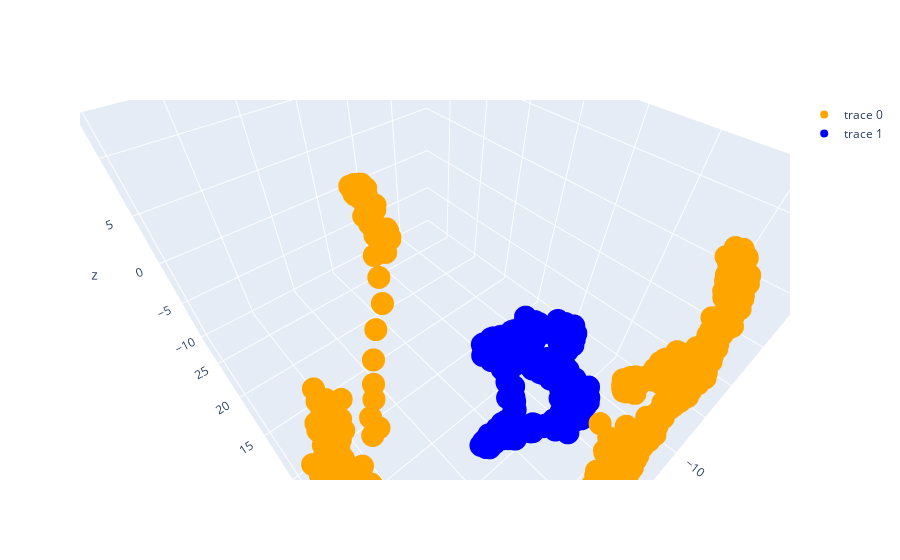

Notebook source saved alongside this figure:
### Code cell
import plotly.graph_objects as go
import numpy as np
fig = go.Figure(data=[go.Scatter3d(x=components1[:, 0], y=components1[:, 1], z=components1[:, 2],
                                   mode='markers', marker={'color':'orange'})])

fig.add_trace(go.Scatter3d(x=components2[:, 0], y=components2[:, 1], z=components2[:, 2],
                                   mode='markers', marker={'color':'blue'}))
fig.show()

### Figure 1 — Plotly figure (JSON) as saved in the notebook; plotly's stock layout.template omitted (floating-point values rounded to 4 significant figures; data arrays with more than 128 entries replaced by an {"elided": "..."} marker saying what was removed)
{"data": [{"marker": {"color": "orange"}, "mode": "markers", "type": "scatter3d", "x": {"elided": "1000 float values"}, "y": {"elided": "1000 float values"}, "z": {"elided": "1000 float values"}}, {"marker": {"color": "blue"}, "mode": "markers", "type": "scatter3d", "x": {"elided": "1000 float values"}, "y": {"elided": "1000 float values"}, "z": {"elided": "1000 float values"}}], "layout": {"autosize": true, "scene": {"aspectmode": "auto", "aspectratio": {"x": 1.26, "y": 1.003, "z": 0.7914}, "camera": {"center": {"x": 0, "y": 0, "z": 0}, "eye": {"x": -0.6293, "y": 0.5419, "z": 0.8384}, "projection": {"type": "perspective"}, "up": {"x": 0, "y": 0, "z": 1}}}}}
